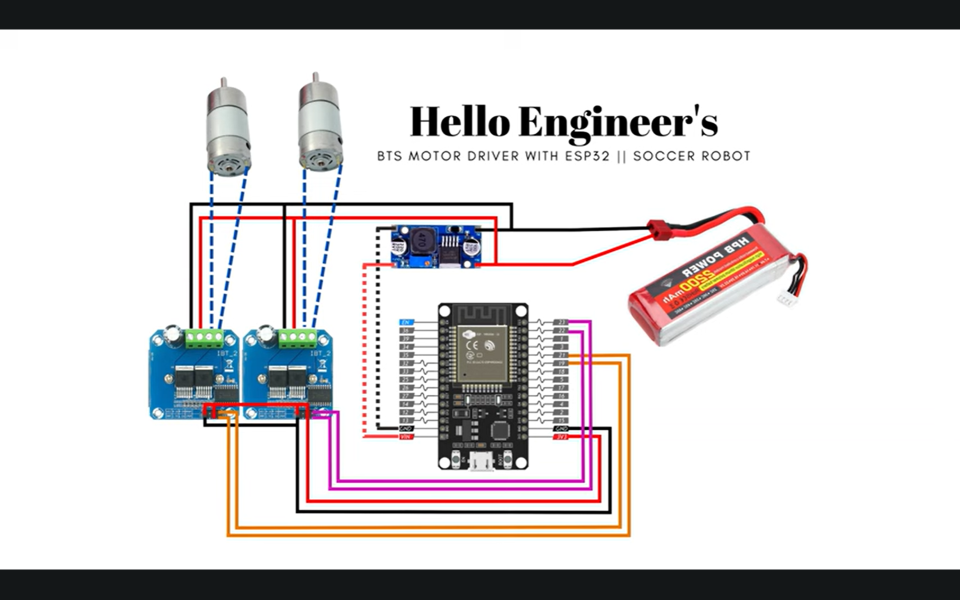
#> input picture image1.png, 1920 x 1200 px (shown at 1/2 size)
$ python cropped.py
#> lines starting #> are read from the running program, lines starting #| are printed output that depends on the picture
import cv2

image= cv2.imread("image1.png")
#> image is the input picture: shape (1200, 1920, 3); mean B, G, R 209.1, 208.4, 211.4

if image is not None:
  cropped = image[1000:2000 ,500:1500]
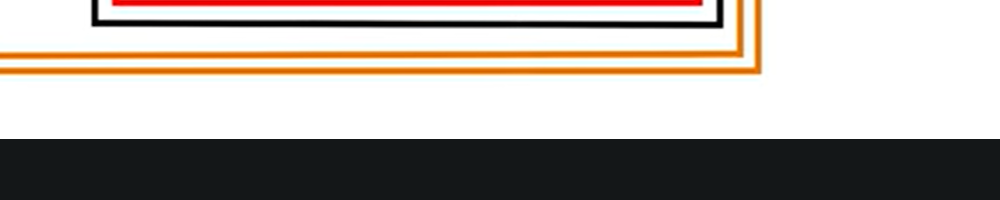
#> cropped: shape (200, 1000, 3); mean B, G, R 160, 166.3, 174.8


  cv2.imshow("original",image)
  cv2.imshow("cropped",cropped)
  cv2.waitKey(0)
  cv2.destroyAllWindows()
